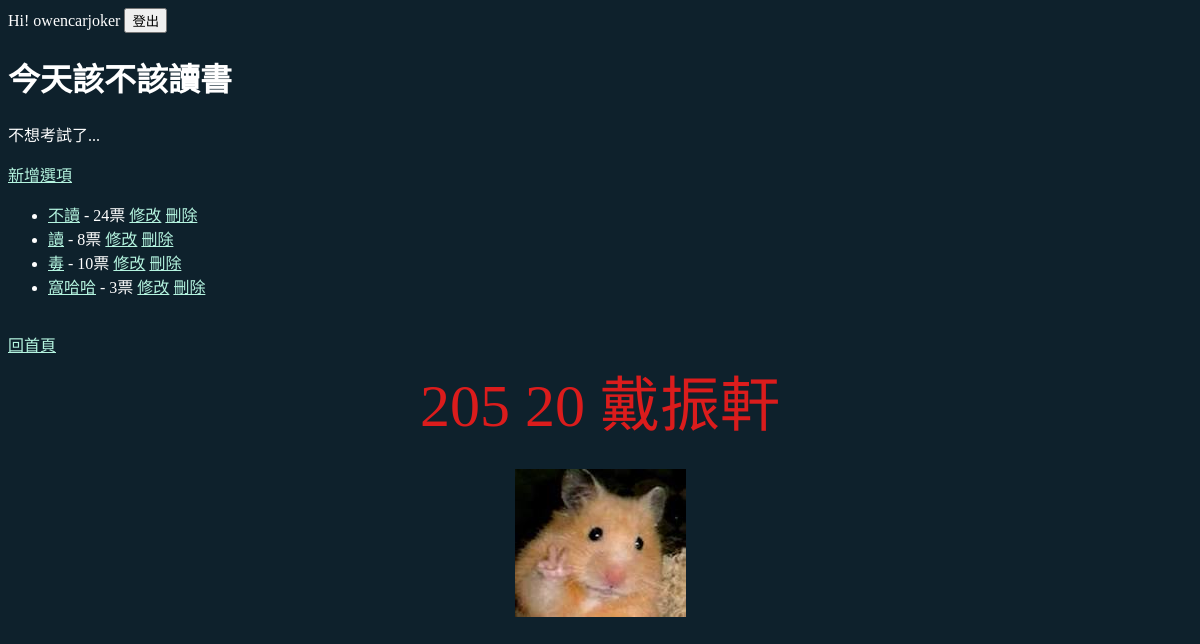
Page /poll/1/ (signed in) on the committed database.
### default/models.py (models this page shows, shortened)
class Poll(models.Model):   #models.Model 如何與底層資料庫聯繫
    subject = models.CharField("投票主題",max_length=64)   #["投票主題"][subject]投票名稱，可自訂
    desc = models.TextField ("說明") #紀錄欄位型態
    created = models.DateField("建立日期",auto_now_add=True)  #紀錄投票時間(日期)

class Option(models.Model):
    title = models.CharField("選項文字", max_length=64)
    votes = models.IntegerField("票數", default=0) #紀錄該項投了幾次[IntegerField>>紀錄整數]
    poll_id = models.IntegerField("投票主題編號") #*id>在>models.Model自動產生的流水號，這裡用來記錄編號與資料庫的關係

### default/views.py (the view)
# urls.py: path("<int:pk>/",PollView.as_view(), name = 'poll_view'), #用小於大於標示要變動的參數,pk是一個參數  ;#用name 為各種路徑取一個名子，可與poll_detail第12行的url合併使用
class PollView(DetailView):  #DetailView 會預設用urls中設定的pk參數去找ip
    model = Poll
    def get_context_data(self, **kwargs):  #額外獲取要傳給頁面範本的資料(解決有些資料不再Poll中)(產生一本字典)
        ctx =  super().get_context_data(**kwargs) #ctx是一本字典，裡面裝有DetailView獲取要傳給範本的資料和他沒獲取到的;[super()]從PollView的副(父?)類別中先獲取執行get_context_data()的方法，並將獲得的東西存入字典
        ctx['option_list'] = Option.objects.filter(poll_id=self.object.id)  #化簡上兩行
        return ctx #記得把加工後的資料傳回去給目標的頁面範本使用

### templates/default/poll_detail.html (shortened to what this page needs)
{% extends "base.html" %}
{% block main %}
    <h1>{{ poll.subject }}</h1>
    <p>{{ poll.desc }}</p>
    {% if user.is_authenticated %}
    <a href="{% url 'option_create' poll.id%}">新增選項</a>
    {% endif %}
    <ul>
        {% for op in option_list %}
        <li>
            {% if user.is_authenticated %}
            <a href="{% url 'poll_vote' op.id %}">{{ op.title }}</a> - {{ op.votes }}票
                <a href="{% url 'option_edit' op.id %}">修改</a>
                <a href="{% url 'option_delete' op.id %}">刪除</a>
            {% else %}
            {{ op.title }} - {{ op.votes }}票
            {% endif %}
        </li>
        {% endfor %}
    </ul>
    <br >
    <a href="{% url 'poll_list' %}">回首頁</a>
{% endblock %}

### templates/base.html (shortened to what this page needs)
<!DOCTYPE html>
<html lang="zh-hant">
<head>
</head>
<body>
    <div>
        {% if not user.is_authenticated %}
        <a href="{% url 'login' %}">登入</a>
        {% else %}
        <form action="{% url 'logout' %}" method="post">
            Hi! {{ user }}
            <input type="submit" value="登出">
        </form>
        {% endif %}
    </div>
    {% block main %}{% endblock %}
    <div class="neon" >205 20 戴振軒</div>
    <div style="display: flex; justify-content: center; align-items: center; height: 200px;">
        <img>
    </div>
</body>
</html>

### templates/base.html (style rules this page uses)
body { background-color: #0e212c; color: #fff; }
a { color: rgb(181, 245, 224); }
.neon { color: #db1c1c; font-size: 60px; }
.neon { color: #db1c1c; font-size: 60px; animation: neon 1.5s ease-in-out infinite alternate; text-align: center; }

### rows in the picture
Poll: subject "今天該不該讀書", desc "不想考試了..."
Option: title "不讀", votes "24"
Option: title "讀", votes "8"
Option: title "毒", votes "10"
Option: title "窩哈哈", votes "3"

### other values in the picture
{{ user }} "owencarjoker"
